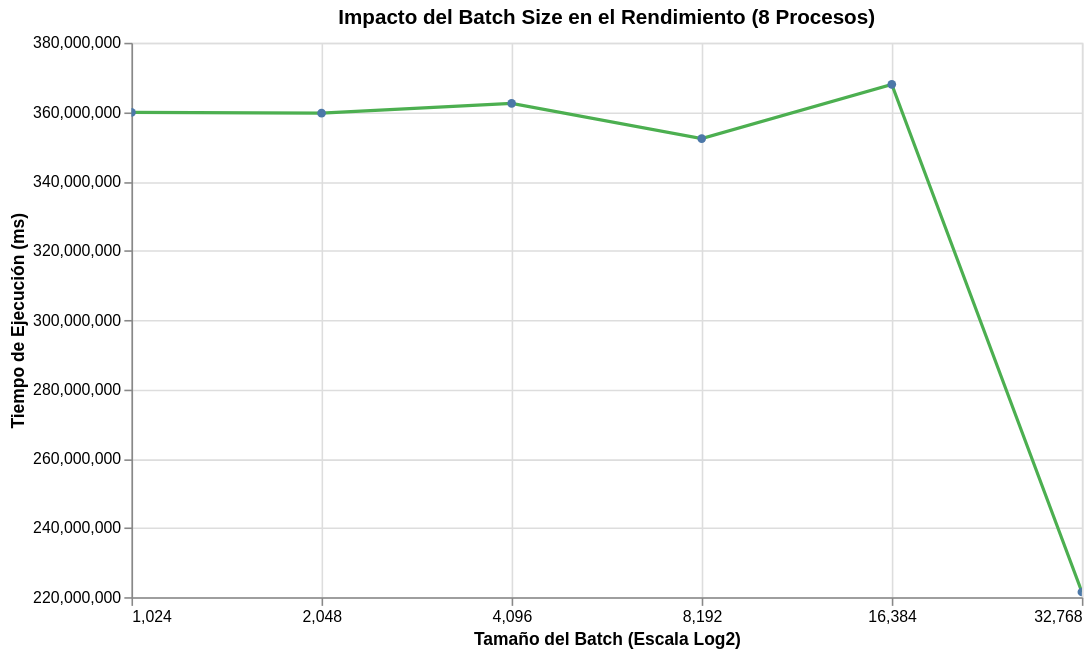

Notebook code cell kept with this figure:
### Markdown cell above
Revicemos los datos...

### Code cell
def plot_batch_performance(data):
    df = pd.DataFrame(data)
    chart = alt.Chart(df).mark_line(point=True, color='#4CAF50').encode(
        x=alt.X('batch_size:Q', 
                title='Tamaño del Batch (Escala Log2)', 
                scale=alt.Scale(type='log', base=2)),
        y=alt.Y('time:Q', 
                title='Tiempo de Ejecución (ms)',
                scale=alt.Scale(zero=False)),
        tooltip=['batch_size', 'time']
    ).properties(
        title='Impacto del Batch Size en el Rendimiento (8 Procesos)',
        width=600,
        height=350
    ).interactive()
    
    return chart

plot_batch_performance(batchTimes)

### Figure 1 — Vega-Lite specification as saved in the notebook (floating-point values rounded to 4 significant figures)
{"config": {"view": {"continuousWidth": 300, "continuousHeight": 300}}, "data": {"name": "data-9c77525bddec9d3b17c591a138604f64"}, "mark": {"type": "line", "color": "#4CAF50", "point": true}, "encoding": {"tooltip": [{"field": "batch_size", "type": "quantitative"}, {"field": "time", "type": "quantitative"}], "x": {"field": "batch_size", "scale": {"base": 2, "type": "log"}, "title": "Tamaño del Batch (Escala Log2)", "type": "quantitative"}, "y": {"field": "time", "scale": {"zero": false}, "title": "Tiempo de Ejecución (ms)", "type": "quantitative"}}, "height": 350, "params": [{"name": "param_1e9efca18e7a2868", "select": {"type": "interval", "encodings": ["x", "y"]}, "bind": "scales"}], "title": "Impacto del Batch Size en el Rendimiento (8 Procesos)", "width": 600, "$schema": "https://vega.github.io/schema/vega-lite/v6.1.0.json", "datasets": {"data-9c77525bddec9d3b17c591a138604f64": [{"processNumber": 16, "time": 359900000.0, "overhead": true, "batch_size": 1024}, {"processNumber": 16, "time": 359700000.0, "overhead": true, "batch_size": 2048}, {"processNumber": 16, "time": 362500000.0, "overhead": true, "batch_size": 4096}, {"processNumber": 16, "time": 352400000.0, "overhead": true, "batch_size": 8192}, {"processNumber": 16, "time": 368000000.0, "overhead": true, "batch_size": 16384}, {"processNumber": 16, "time": 221500000.0, "overhead": true, "batch_size": 32768}]}}
